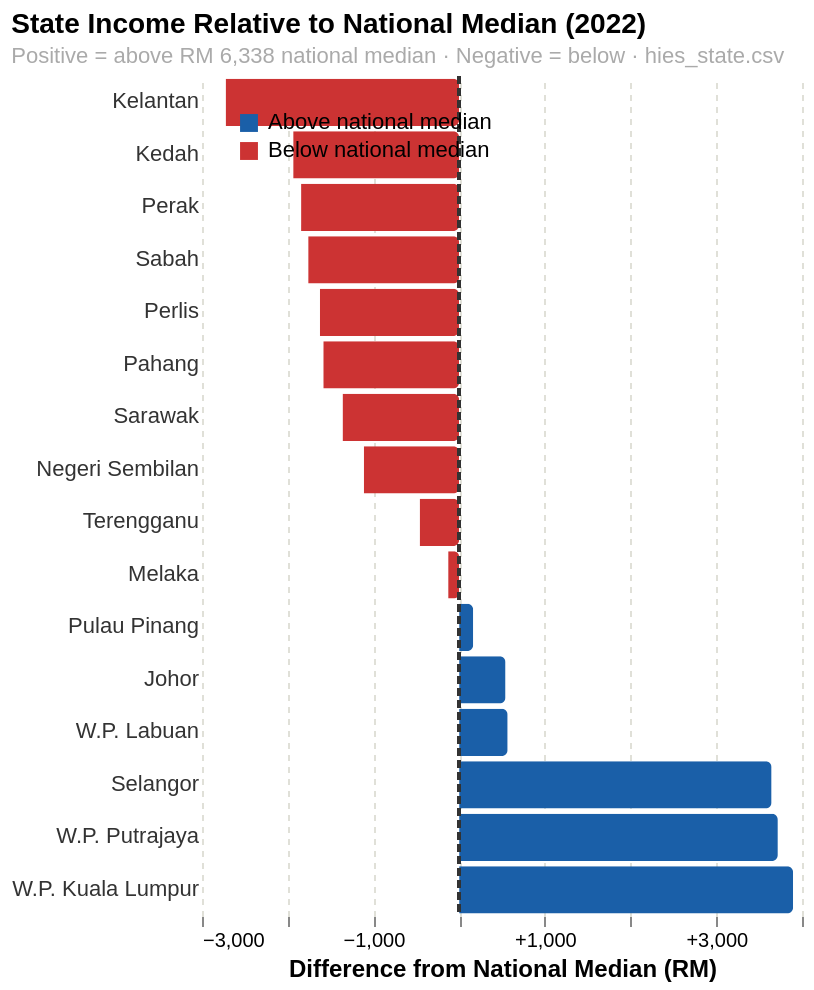

Specify this chart in Vega-Lite:
### Vega-Lite specification from a JSON file in a GitHub repository (floating-point values rounded to 4 significant figures)
{"$schema": "https://vega.github.io/schema/vega-lite/v5.json", "title": {"text": "State Income Relative to National Median (2022)", "subtitle": "Positive = above RM 6,338 national median · Negative = below · hies_state.csv", "fontSize": 14, "subtitleFontSize": 11, "subtitleColor": "#aaaaaa", "anchor": "start"}, "width": "container", "height": 420, "data": {"values": [{"state": "Kelantan", "diff": -2724, "side": "Below"}, {"state": "Kedah", "diff": -1936, "side": "Below"}, {"state": "Perak", "diff": -1844, "side": "Below"}, {"state": "Sabah", "diff": -1761, "side": "Below"}, {"state": "Perlis", "diff": -1625, "side": "Below"}, {"state": "Pahang", "diff": -1585, "side": "Below"}, {"state": "Sarawak", "diff": -1360, "side": "Below"}, {"state": "Negeri Sembilan", "diff": -1112, "side": "Below"}, {"state": "Terengganu", "diff": -460, "side": "Below"}, {"state": "Melaka", "diff": -128, "side": "Below"}, {"state": "Pulau Pinang", "diff": 164, "side": "Above"}, {"state": "Johor", "diff": 541, "side": "Above"}, {"state": "W.P. Labuan", "diff": 566, "side": "Above"}, {"state": "Selangor", "diff": 3645, "side": "Above"}, {"state": "W.P. Putrajaya", "diff": 3718, "side": "Above"}, {"state": "W.P. Kuala Lumpur", "diff": 3896, "side": "Above"}]}, "layer": [{"mark": {"type": "bar", "cornerRadiusEnd": 3}, "encoding": {"y": {"field": "state", "type": "nominal", "sort": {"field": "diff", "order": "ascending"}, "title": null, "axis": {"labelFontSize": 11, "labelColor": "#333333", "domain": false, "ticks": false, "grid": false, "labelLimit": 150}}, "x": {"field": "diff", "type": "quantitative", "title": "Difference from National Median (RM)", "axis": {"format": "+,.0f", "labelFontSize": 10, "titleFontSize": 12, "gridColor": "#e0e0d8", "gridDash": [3, 3], "domain": false, "tickCount": 7}}, "color": {"field": "side", "type": "nominal", "scale": {"domain": ["Above", "Below"], "range": ["#1a5fa8", "#cc3333"]}, "legend": {"title": null, "orient": "top-left", "labelFontSize": 11, "symbolSize": 80, "values": ["Above", "Below"], "labelExpr": "datum.value == 'Above' ? 'Above national median' : 'Below national median'"}}, "tooltip": [{"field": "state", "type": "nominal", "title": "State"}, {"field": "diff", "type": "quantitative", "title": "vs National Median (RM)", "format": "+,.0f"}]}}, {"mark": {"type": "rule", "color": "#333333", "strokeWidth": 1.5, "strokeDash": [4, 2]}, "encoding": {"x": {"datum": 0}}}], "config": {"view": {"stroke": null}, "background": "#ffffff"}}
